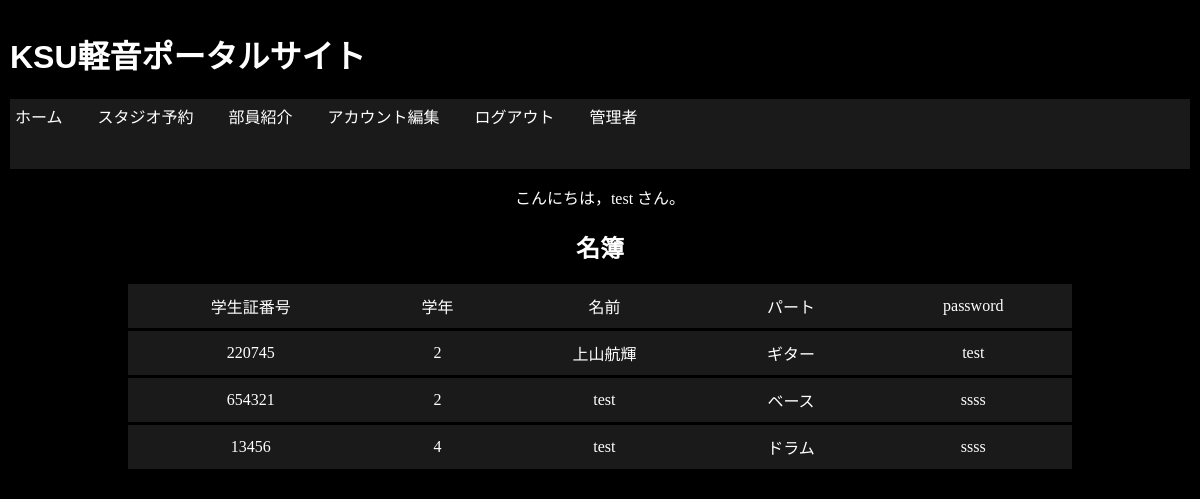
/users/namelist.php (signed in), run on the app's committed database.
### tables this page shows
CREATE TABLE users (
    admin integer,
    /*
    0 = admin
    1 = member
    */
    number integer NOT NULL,
    grade integer NOT NULL, 
    name text NOT NULL, 
    part integer,
    /*
    vocal 0
    guitar 1
    keybord 2
    bass 3
    drum 4
    */
    password text NOT NULL,
    birthday integer
     );

### users/namelist.php (the view, shortened to what this page needs)
<?
require('../frames/header.php');
?>
<?php
try{
    $db = new PDO('sqlite:../keionportal.db');
    $query = "select * from users";
    $result = $db -> query($query);
?>
<html>
<body>
    <h2>名簿</h2>
    <table>
        <tr>
            <td>学生証番号</td>
            <td>学年</td>
            <td>名前</td>
            <td>パート</td>
            <td>password</td>
        </tr>
        <?php
        while ($row = $result ->fetch(PDO::FETCH_ASSOC)){
            echo "<tr>";
            echo "<td>".$row['number']."</td>";
            echo "<td>".$row['grade']."</td>";
            echo "<td>".$row['name']."</td>";
            echo "<td>";
            echo showpart($row['part']);
            echo "</td>";
            echo "<td>".$row['password']."</td>";
        }
        ?>
    </table>
<?php
}catch(PDOException $e){
    $message = "エラー。管理者に問い合わせてください。エラー文です{$e->getMessage()};";
    }
?>
</body>
</html>

### style.css (style rules this page uses)
body { background-color: #000000; margin: 0; color: white; font-family:'ＭＳ 明朝'; padding-bottom: 30px; padding: 10px; padding-right: 10px; text-align: center; }
h2 { text-align: center; font-weight: bold; font-family: sans-serif; }
table { margin: auto; background-color: rgb(26, 26, 26); color:white; width: 80%; border-collapse: collapse; border:0; }
td { text-align: center; border:0; border-bottom:3px solid black; padding:10px; }

### data on the page
users: number "220745", grade "2", name "上山航輝", part "ギター", password "test"
users: number "654321", grade "2", name "test", part "ベース", password "ssss"
users: number "13456", grade "4", name "test", part "ドラム", password "ssss"

### other printed values
$message "こんにちは，test さん。"
